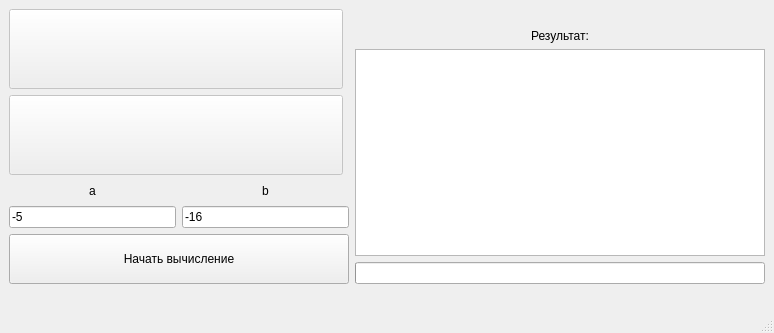
<?xml version="1.0" encoding="UTF-8"?>
<ui version="4.0">
 <class>MainWindow</class>
 <widget class="QMainWindow" name="MainWindow">
  <property name="geometry">
   <rect>
    <x>0</x>
    <y>0</y>
    <width>774</width>
    <height>333</height>
   </rect>
  </property>
  <property name="minimumSize">
   <size>
    <width>774</width>
    <height>333</height>
   </size>
  </property>
  <property name="maximumSize">
   <size>
    <width>774</width>
    <height>343</height>
   </size>
  </property>
  <property name="windowTitle">
   <string>Вычисление числа Пи</string>
  </property>
  <widget class="QWidget" name="centralwidget">
   <widget class="QWidget" name="horizontalLayoutWidget">
    <property name="geometry">
     <rect>
      <x>9</x>
      <y>9</y>
      <width>756</width>
      <height>275</height>
     </rect>
    </property>
    <layout class="QHBoxLayout" name="horizontalLayout">
     <item>
      <layout class="QVBoxLayout" name="verticalLayout_3">
       <item>
        <widget class="QPushButton" name="pushButton_3">
         <property name="enabled">
          <bool>false</bool>
         </property>
         <property name="sizePolicy">
          <sizepolicy hsizetype="Fixed" vsizetype="Fixed">
           <horstretch>0</horstretch>
           <verstretch>0</verstretch>
          </sizepolicy>
         </property>
         <property name="minimumSize">
          <size>
           <width>334</width>
           <height>80</height>
          </size>
         </property>
         <property name="maximumSize">
          <size>
           <width>334</width>
           <height>80</height>
          </size>
         </property>
         <property name="layoutDirection">
          <enum>Qt::LeftToRight</enum>
         </property>
         <property name="styleSheet">
          <string notr="true">background-image: url(f.png)</string>
         </property>
         <property name="text">
          <string/>
         </property>
        </widget>
       </item>
       <item>
        <widget class="QPushButton" name="pushButton_2">
         <property name="enabled">
          <bool>false</bool>
         </property>
         <property name="sizePolicy">
          <sizepolicy hsizetype="Fixed" vsizetype="Fixed">
           <horstretch>0</horstretch>
           <verstretch>0</verstretch>
          </sizepolicy>
         </property>
         <property name="minimumSize">
          <size>
           <width>334</width>
           <height>80</height>
          </size>
         </property>
         <property name="maximumSize">
          <size>
           <width>334</width>
           <height>80</height>
          </size>
         </property>
         <property name="layoutDirection">
          <enum>Qt::LeftToRight</enum>
         </property>
         <property name="styleSheet">
          <string notr="true">background-image: url(int.png)</string>
         </property>
         <property name="text">
          <string/>
         </property>
        </widget>
       </item>
       <item>
        <layout class="QHBoxLayout" name="horizontalLayout_3">
         <item>
          <widget class="QLabel" name="label_3">
           <property name="maximumSize">
            <size>
             <width>16777215</width>
             <height>20</height>
            </size>
           </property>
           <property name="text">
            <string>a</string>
           </property>
           <property name="alignment">
            <set>Qt::AlignCenter</set>
           </property>
          </widget>
         </item>
         <item>
          <widget class="QLabel" name="label_2">
           <property name="maximumSize">
            <size>
             <width>16777215</width>
             <height>20</height>
            </size>
           </property>
           <property name="text">
            <string>b</string>
           </property>
           <property name="alignment">
            <set>Qt::AlignCenter</set>
           </property>
          </widget>
         </item>
        </layout>
       </item>
       <item>
        <layout class="QHBoxLayout" name="horizontalLayout_2">
         <item>
          <widget class="QLineEdit" name="lineEdit_2">
           <property name="text">
            <string>-5</string>
           </property>
          </widget>
         </item>
         <item>
          <widget class="QLineEdit" name="lineEdit">
           <property name="text">
            <string>-16</string>
           </property>
          </widget>
         </item>
        </layout>
       </item>
       <item>
        <widget class="QPushButton" name="pushButton">
         <property name="minimumSize">
          <size>
           <width>0</width>
           <height>50</height>
          </size>
         </property>
         <property name="text">
          <string>Начать вычисление</string>
         </property>
        </widget>
       </item>
      </layout>
     </item>
     <item>
      <layout class="QVBoxLayout" name="verticalLayout_2">
       <item>
        <widget class="QLabel" name="label_4">
         <property name="text">
          <string/>
         </property>
         <property name="alignment">
          <set>Qt::AlignCenter</set>
         </property>
        </widget>
       </item>
       <item>
        <widget class="QLabel" name="label">
         <property name="text">
          <string>Результат:</string>
         </property>
         <property name="alignment">
          <set>Qt::AlignCenter</set>
         </property>
        </widget>
       </item>
       <item>
        <widget class="QTableView" name="tableView">
         <property name="minimumSize">
          <size>
           <width>410</width>
           <height>0</height>
          </size>
         </property>
         <attribute name="horizontalHeaderDefaultSectionSize">
          <number>130</number>
         </attribute>
         <attribute name="horizontalHeaderMinimumSectionSize">
          <number>100</number>
         </attribute>
        </widget>
       </item>
       <item>
        <widget class="QProgressBar" name="progressBar">
         <property name="value">
          <number>0</number>
         </property>
         <property name="textVisible">
          <bool>false</bool>
         </property>
         <property name="orientation">
          <enum>Qt::Horizontal</enum>
         </property>
         <property name="invertedAppearance">
          <bool>false</bool>
         </property>
        </widget>
       </item>
      </layout>
     </item>
    </layout>
   </widget>
  </widget>
  <widget class="QMenuBar" name="menubar">
   <property name="geometry">
    <rect>
     <x>0</x>
     <y>0</y>
     <width>774</width>
     <height>21</height>
    </rect>
   </property>
  </widget>
  <widget class="QStatusBar" name="statusbar"/>
 </widget>
 <resources/>
 <connections/>
</ui>
